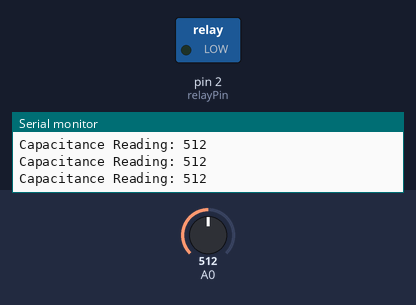
Simulated run of this sketch. Board: Arduino Uno, built with avr-gcc and run on an emulated ATmega328P. On the bench: switched loads named in the sketch (green lamp = pin HIGH), the last lines printed to the serial monitor. The test bench sets the inputs (shaded band); at power-on: A0 = 512.

Above: at 1.2 s.
1.3 s: A0 set to 440
At 2.2 s:
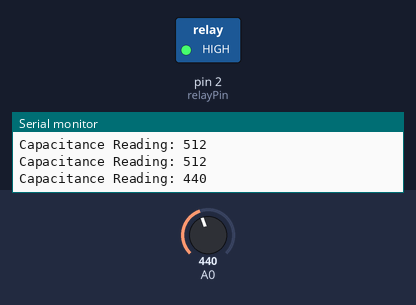
Timing chart, 0 to 4.3 s (numbered marks = the images above; inputs shaded):
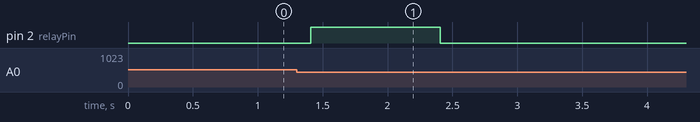

The sketch:

WateringPlant.ino
```cpp
/* Print values from analog pin A0 to serial monitor */

int relayPin = 2; // relay to pump

int watval;       // reading from water sensor

void setup()
{
  Serial.begin(9600);
  pinMode(relayPin, OUTPUT);

}

void loop()
{
  watval = analogRead(A0);

  Serial.print("Capacitance Reading: ");
  Serial.println(watval);
  delay(100);

  if (watval < 450 & watval >= 350){

    digitalWrite(relayPin, HIGH); // begin releasing water
    // water for 1 sec and then prevent watering for another 5 mins
    delay(1000);

    // turn off and wait for
    digitalWrite(relayPin,LOW);
    delay(300000);

  }
  else if (watval < 350){
    digitalWrite(relayPin, LOW); // enough water in pot
  }
  else if (watval > 450){
    digitalWrite(relayPin, LOW); // no contact or overwatered
  }
  else{
    digitalWrite(relayPin, LOW); // safety shut off
    Serial.print("Error Condition: ");
    Serial.println(watval);
  }


}
```

Measured:
- after the input at 1.3 s, pin 2 (relayPin): LOW → HIGH after 0.11 s, → LOW 1.0 s later
